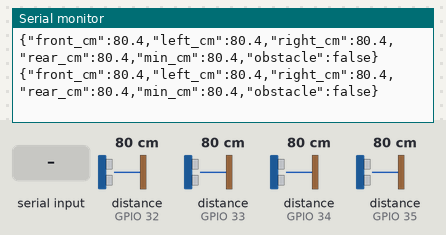
The sketch below on a simulated ESP32. On the bench: the last lines printed to the serial monitor. Wiring (inferred from the names in the program): 4 × ultrasonic range finder: trigger GPIO 5, echo GPIO 34 / trigger GPIO 18, echo GPIO 35 / trigger GPIO 19, echo GPIO 32 / trigger GPIO 23, echo GPIO 33. The inputs (shaded band) are chosen by the test bench; at power-on: distance to the obstacle (sensors on GPIO 32, GPIO 33, GPIO 34, GPIO 35) 80 cm. The echo pulse lasts 58.3 µs per cm.

Above: at 1.2 s.
1.3 s: distance to the obstacle (sensor on GPIO 32) set to 2 cm
At 1.42 s:
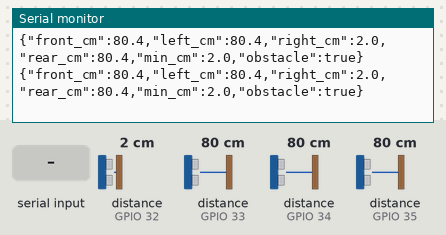
3.2 s: "PING\n" received over Serial
4.7 s: "THRESHOLD=90\n" received over Serial
6.2 s: distance to the obstacle (sensor on GPIO 33) set to 2 cm
At 6.33 s:
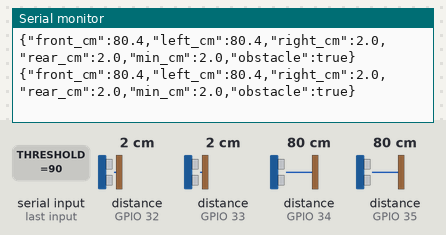
7.7 s: distance to the obstacle (sensor on GPIO 34) set to 2 cm
At 7.83 s:
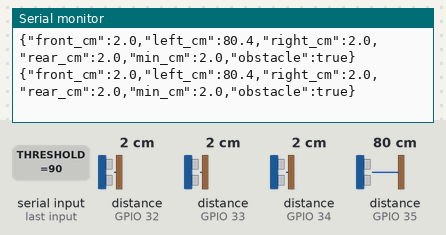
9.2 s: distance to the obstacle (sensor on GPIO 35) set to 2 cm
At 9.33 s:
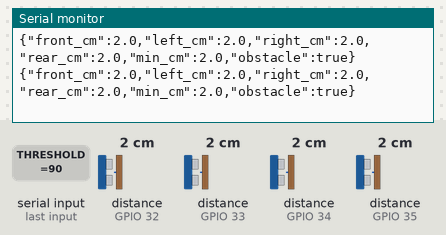

Measured:
- after the input at 1.3 s, the serial monitor: prints a new line at once (image 1)
- after the input at 6.2 s, the serial monitor: prints a new line at once (image 2)
- after the input at 7.7 s, the serial monitor: prints a new line at once (image 3)
- after the input at 9.2 s, the serial monitor: prints a new line at once (image 4)

The sketch:

esp32_ultrasonic_hub.ino
```cpp
/*
  ESP32 ultrasonic sensor hub for the FYP robot.

  Role:
  - Read four ultrasonic sensors.
  - Send JSON distance/status data to the RDK X5 over USB serial.

  Wiring note:
  If HC-SR04-style sensors are powered at 5 V, the Echo pins can output 5 V.
  Use a voltage divider or level shifter before connecting Echo to ESP32 GPIO.
*/

const unsigned long BAUD_RATE = 115200;
const unsigned long MEASURE_INTERVAL_MS = 100;
const unsigned long PULSE_TIMEOUT_US = 30000;

const int SENSOR_COUNT = 4;
const char* SENSOR_NAMES[SENSOR_COUNT] = {"front", "left", "right", "rear"};

// Example pin assignment. Change these pins to match the final wiring.
const int TRIG_PINS[SENSOR_COUNT] = {5, 18, 19, 23};
const int ECHO_PINS[SENSOR_COUNT] = {34, 35, 32, 33};

float safeDistanceCm = 25.0;
unsigned long lastMeasureMs = 0;

void setup() {
  Serial.begin(BAUD_RATE);
  for (int i = 0; i < SENSOR_COUNT; i++) {
    pinMode(TRIG_PINS[i], OUTPUT);
    pinMode(ECHO_PINS[i], INPUT);
    digitalWrite(TRIG_PINS[i], LOW);
  }
}

void loop() {
  handleSerialCommand();

  unsigned long now = millis();
  if (now - lastMeasureMs >= MEASURE_INTERVAL_MS) {
    lastMeasureMs = now;
    publishDistances();
  }
}

void handleSerialCommand() {
  if (!Serial.available()) {
    return;
  }

  String command = Serial.readStringUntil('\n');
  command.trim();

  if (command == "PING") {
    Serial.println("{\"status\":\"ok\",\"device\":\"esp32_ultrasonic_hub\"}");
    return;
  }

  if (command.startsWith("THRESHOLD=")) {
    float value = command.substring(10).toFloat();
    if (value > 0.0 && value < 500.0) {
      safeDistanceCm = value;
      Serial.print("{\"status\":\"threshold_updated\",\"safe_distance_cm\":");
      Serial.print(safeDistanceCm, 1);
      Serial.println("}");
    }
  }
}

void publishDistances() {
  float distances[SENSOR_COUNT];
  float minDistance = 9999.0;
  bool obstacle = false;

  for (int i = 0; i < SENSOR_COUNT; i++) {
    distances[i] = readDistanceCm(TRIG_PINS[i], ECHO_PINS[i]);
    if (distances[i] > 0.0 && distances[i] < minDistance) {
      minDistance = distances[i];
    }
  }

  if (minDistance < safeDistanceCm) {
    obstacle = true;
  }

  Serial.print("{");
  for (int i = 0; i < SENSOR_COUNT; i++) {
    Serial.print("\"");
    Serial.print(SENSOR_NAMES[i]);
    Serial.print("_cm\":");
    if (distances[i] < 0.0) {
      Serial.print("null");
    } else {
      Serial.print(distances[i], 1);
    }
    Serial.print(",");
  }
  Serial.print("\"min_cm\":");
  if (minDistance >= 9999.0) {
    Serial.print("null");
  } else {
    Serial.print(minDistance, 1);
  }
  Serial.print(",\"obstacle\":");
  Serial.print(obstacle ? "true" : "false");
  Serial.println("}");
}

float readDistanceCm(int trigPin, int echoPin) {
  digitalWrite(trigPin, LOW);
  delayMicroseconds(2);
  digitalWrite(trigPin, HIGH);
  delayMicroseconds(10);
  digitalWrite(trigPin, LOW);

  unsigned long duration = pulseIn(echoPin, HIGH, PULSE_TIMEOUT_US);
  if (duration == 0) {
    return -1.0;
  }

  // HC-SR04 approximation: distance in cm = echo time in microseconds / 58.
  return duration / 58.0;
}
```
